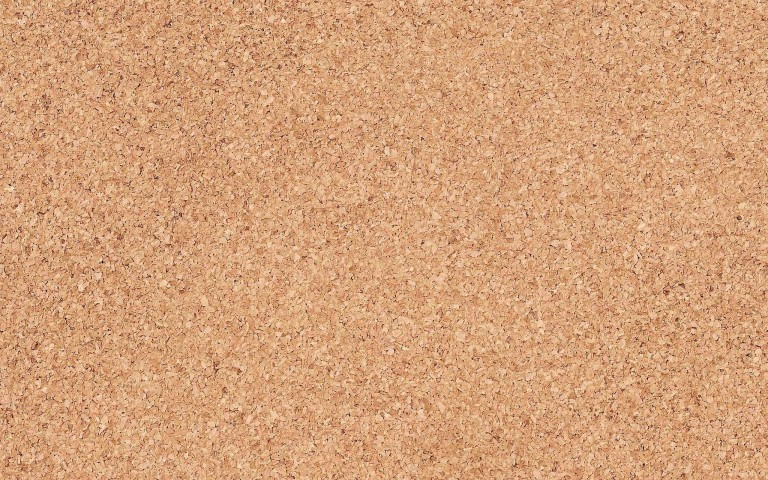
#> input picture Memorial_Gallery_server/style/board.jpg, 768 x 480 px
$ python compose.py ../style/board.jpg ../style/board.jpg
#> lines starting #> are read from the running program, lines starting #| are printed output that depends on the picture
### Memorial_Gallery_server/utils/Filter.py
# -*- coding: utf-8 -*-
"""
Created on Sun Aug 19 00:42:21 2018

@author: selva
とりあえずエッジ強調
先鋭化した
"""

import cv2
import numpy as np

def resize(path):
# ファイル参照
    f_img = cv2.imread(path, cv2.IMREAD_COLOR)

    #画像の大きさ取得
    h, w = f_img.shape[:2]

    M = max(f_img.shape[:2])
    i = 2
    while True:
      if M//i < 1000:
          break
      i+=1
    size = (int(w/i), int(h/i))

    #リサイズ
    img = cv2.resize(f_img, size)
    return img


#先鋭化（4近傍）
def edge(image):
    # 入力画像 読み込み
    #image = cv2.imread(path,1)

    # カーネル 空間フィルタを適用して輪郭を強調する
    kernel = np.array([[0, -1, 0],
                       [-1, 5, -1],
                       [0, -1, 0]])

    dst2 = cv2.filter2D(image, -1, kernel)

    return dst2

#エッジ処理
# [27 lines left out: functions canny, Gauss, display, not called in this run]

### Memorial_Gallery_server/utils/Grabcut.py
# -*- coding: utf-8 -*-
"""
Created on Thu Jul 12 16:23:38 2018

@author: selva
前景抽出
"""

import numpy as np
import cv2

import Filter

def grabCut(file):
    img = Filter.resize(file)
    #thickness = 3           # brush thickness

    height, width = img.shape[:2]

    img2 = img.copy()                       # a copy of original image
    img = Filter.edge(img2)

    mask = np.zeros(img.shape[:2], dtype=np.uint8) # mask initialized to PR_BG
    output = np.zeros(img.shape, np.uint8)           # output image to be shown

    # grabcut range
    rect = (50, 1, width-50, height)

    # input write rectangle

    bgdmodel = np.zeros((1, 65), np.float64)  # 前景モデル GMG
    fgdmodel = np.zeros((1, 65), np.float64)  # 背景モデル GMG
    cv2.grabCut(img2, mask, rect, bgdmodel, fgdmodel, 5, cv2.GC_INIT_WITH_RECT)

    mask2 = np.where((mask==1) + (mask==3), 255, 0).astype('uint8')
    output = cv2.bitwise_and(img2, img2, mask=mask2)
    return output

### Memorial_Gallery_server/utils/Mask.py
# -*- coding: utf-8 -*-
"""
Created on Sun Jul  8 21:39:59 2018

@author: selva

マスク作成

"""
import cv2
from PIL import Image, ImageFilter, ImageDraw
import numpy as np

#撮った写真のマスク画像を作成
def mask(grabcut):

    # 画像をグレースケール化
    img2_gray = cv2.cvtColor(grabcut, cv2.COLOR_BGR2GRAY)

    # マスク画像を生成するために二値化
    img_maskg = cv2.threshold(img2_gray, 0, 255, cv2.THRESH_BINARY_INV)[1]

    # マスク画像を生成する
    img_mask = cv2.merge((img_maskg, img_maskg, img_maskg))

    # マスク画像の白黒を反転
    img_maskn = cv2.bitwise_not(img_mask)

    # numpy.array -> PILに
    pilImg = Image.fromarray(np.uint8(img_maskn))
    img = gau_mask(pilImg)
    return img

#マスク画像にガウシアンフィルタをかけ加工
def gau_mask(pilImg):

    #オリジナル画像の幅と高さを習得
    width,height = pilImg.size

    #四角のマスク画像作成
    img2 = Image.new("L", (width, height), 0)

    #四角を書き込む
    draw = ImageDraw.Draw(img2)
    draw.rectangle((20, 20, width-20, height-20), 255)
    img2.paste(pilImg, (0, 0), img2)
    img1 = img2.filter(ImageFilter.GaussianBlur(10))

    return img1

### Memorial_Gallery_server/utils/Synthesis.py
# -*- coding: utf-8 -*-
"""
Created on Tue Aug 21 14:37:32 2018

@author: selva
合成
"""

from PIL import Image
import cv2
import datetime

def synthesis(grabcut, scene, mask):
    #背景画像
    im1 = Image.open(scene)
    #貼り付ける画像
    img_cv = cv2.cvtColor(grabcut, cv2.COLOR_BGR2RGB)
    im2 = Image.fromarray(img_cv)

    mask = mask.convert("L")

    im1.paste(im2, (0, 300), mask)
    now = datetime.datetime.now()
    path = "{0:%Y}_{0:%m%d}_{0:%H%M}.png".format(now)
    im1.save("./composed_images/" + path, quality=95)
    return path

### Memorial_Gallery_server/utils/compose.py
"""
Created on Tue Aug 21 18:11:02 2018

@author: selva
main
"""

import Grabcut, Mask, Synthesis
import sys

def get_photo(src, background):
    """
        usage:
          get_photo(src, background)

        Args:
          src -> soucre image
          background -> backgroung image

        Return:
          path -> path of saved image (defined at Synthesis.py)
    """
    # Extract backgroung
    res = Grabcut.grabCut(src)
#> in resize, f_img is the input picture: shape (480, 768, 3); mean B, G, R 121, 161.4, 212.5
#> in resize, `img = cv2.resize(f_img, size)`:
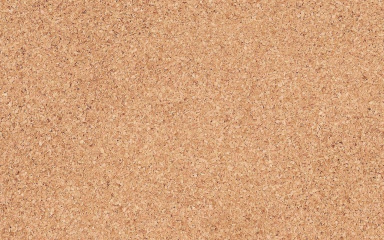
#> img: shape (240, 384, 3); mean B, G, R 121.1, 161.5, 212.6
#> in edge, `dst2 = cv2.filter2D(image, -1, kernel)`:
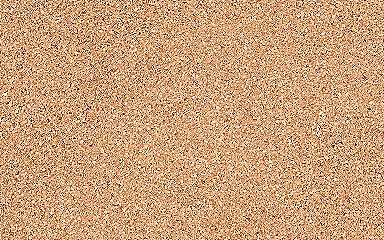
#> dst2: shape (240, 384, 3); mean B, G, R 123.1, 160.6, 202.9
#> in grabCut, `output = cv2.bitwise_and(img2, img2, mask=mask2)`: output: shape (240, 384, 3); every value is 0
    mask_res = Mask.mask(res)
#> in mask, `img2_gray = cv2.cvtColor(grabcut, cv2.COLOR_BGR2GRAY)`: img2_gray: shape (240, 384); every value is 0
#> in mask, `img_maskg = cv2.threshold(img2_gray, 0, 255, cv2.THRESH_BINARY_INV)[1]`: img_maskg: shape (240, 384); every value is 255
#> in mask, `img_mask = cv2.merge((img_maskg, img_maskg, img_maskg))`: img_mask: shape (240, 384, 3); every value is 255
    # Compose
    path = Synthesis.synthesis(res, background, mask_res)
#> path = '2026_1121_0732.png'
    #print("[+] File path : ", path)
    print(path)
#| 2026_1121_0732.png
    return path

if __name__ == '__main__':
    if len(sys.argv) < 2:
        print("[+] Required more arguments")
        exit()
    get_photo(sys.argv[1], sys.argv[2])
